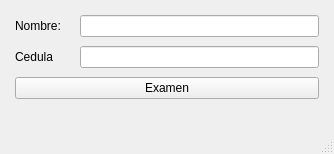
<?xml version="1.0" encoding="UTF-8"?>
<ui version="4.0">
 <class>MainWindow</class>
 <widget class="QMainWindow" name="MainWindow">
  <property name="geometry">
   <rect>
    <x>0</x>
    <y>0</y>
    <width>334</width>
    <height>154</height>
   </rect>
  </property>
  <property name="windowTitle">
   <string>MainWindow</string>
  </property>
  <widget class="QWidget" name="centralwidget">
   <layout class="QFormLayout" name="formLayout">
    <property name="horizontalSpacing">
     <number>15</number>
    </property>
    <property name="verticalSpacing">
     <number>9</number>
    </property>
    <property name="leftMargin">
     <number>15</number>
    </property>
    <property name="topMargin">
     <number>15</number>
    </property>
    <property name="rightMargin">
     <number>15</number>
    </property>
    <property name="bottomMargin">
     <number>15</number>
    </property>
    <item row="0" column="0">
     <widget class="QLabel" name="label">
      <property name="text">
       <string>Nombre: </string>
      </property>
     </widget>
    </item>
    <item row="0" column="1">
     <widget class="QLineEdit" name="c_nombre"/>
    </item>
    <item row="1" column="0">
     <widget class="QLabel" name="label_2">
      <property name="text">
       <string>Cedula</string>
      </property>
     </widget>
    </item>
    <item row="1" column="1">
     <widget class="QLineEdit" name="c_cc"/>
    </item>
    <item row="2" column="0" colspan="2">
     <widget class="QPushButton" name="bExamen">
      <property name="text">
       <string>Examen</string>
      </property>
     </widget>
    </item>
   </layout>
  </widget>
  <widget class="QMenuBar" name="menubar">
   <property name="geometry">
    <rect>
     <x>0</x>
     <y>0</y>
     <width>334</width>
     <height>21</height>
    </rect>
   </property>
  </widget>
  <widget class="QStatusBar" name="statusbar"/>
 </widget>
 <resources/>
 <connections/>
</ui>
